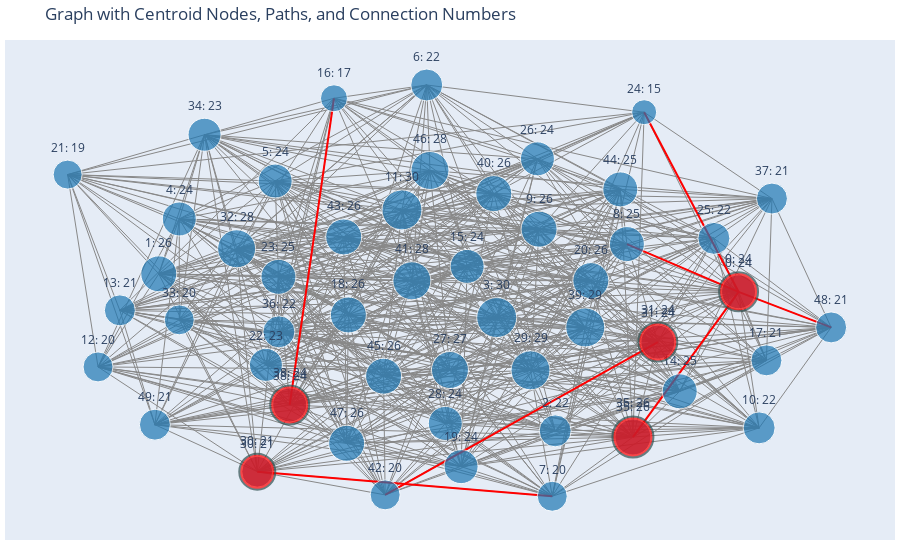

Notebook code cell kept with this figure:
### Code cell
#4TH ALGORITHM FOR AMAZON NETWORK
import networkx as nx
import random
import plotly.graph_objects as go

def choose_centroids(G, all_paths):
    cens_paths = {}
    
    for path in all_paths:
        if len(path) < 2:
            continue
        
        node1 = path[-2]
        node2 = path[-1]
        
        if G.degree(node1) > G.degree(node2):
            centroid_node = node1
        elif G.degree(node1) < G.degree(node2):
            centroid_node = node2
        else:
            centroid_node = max(node1, node2)
        
        if centroid_node not in cens_paths:
            cens_paths[centroid_node] = []
        
        cens_paths[centroid_node].append(path)
    
    return cens_paths

# Generate a random graph
G = nx.erdos_renyi_graph(50, 0.5, seed=42)

# Generate some random paths for demonstration
all_paths = [list(nx.shortest_path(G, source=random.choice(list(G.nodes())),
                                   target=random.choice(list(G.nodes()))))
             for _ in range(5)]

# Call the choose_centroids function
cens_paths = choose_centroids(G, all_paths)

# Plotting using Plotly
pos = nx.spring_layout(G, seed=42)  # Positions for all nodes

# Draw the graph
edge_trace = []
for edge in G.edges():
    x0, y0 = pos[edge[0]]
    x1, y1 = pos[edge[1]]
    edge_trace.append(go.Scatter(x=[x0, x1], y=[y0, y1],
                                 line=dict(width=1, color='#888'),
                                 hoverinfo='none',
                                 mode='lines'))

node_trace = go.Scatter(x=[], y=[], text=[], mode='markers+text',
                        hoverinfo='text', textposition="top center",
                        marker=dict(color=[], size=[], line=None))

for node in G.nodes():
    x, y = pos[node]
    node_trace['x'] += (x,)
    node_trace['y'] += (y,)
    connections = G.degree(node)
    node_trace['text'] += (f'{node}: {connections}',)
    node_trace['marker']['color'] += ('#1f78b4',)
    node_trace['marker']['size'] += (10 + connections,)  # Adjust size based on connections

# Highlight centroid nodes and their paths
centroid_trace = go.Scatter(x=[], y=[], text=[], mode='markers+text',
                            hoverinfo='text', textposition="top center",
                            marker=dict(color='red', size=[], line=dict(width=2, color='DarkSlateGrey')))

for centroid, paths in cens_paths.items():
    x, y = pos[centroid]
    centroid_trace['x'] += (x,)
    centroid_trace['y'] += (y,)
    connections = G.degree(centroid)
    centroid_trace['text'] += (f'{centroid}: {connections}',)
    centroid_trace['marker']['size'] += (15 + connections,)  # Adjust size based on connections
    
    for path in paths:
        path_edges = zip(path[:-1], path[1:])
        for edge in path_edges:
            x0, y0 = pos[edge[0]]
            x1, y1 = pos[edge[1]]
            edge_trace.append(go.Scatter(x=[x0, x1], y=[y0, y1],
                                         line=dict(width=2, color='red'),
                                         hoverinfo='none',
                                         mode='lines'))

fig = go.Figure(data=edge_trace + [node_trace, centroid_trace],
                layout=go.Layout(showlegend=False, hovermode='closest'))

fig.update_layout(title='Graph with Centroid Nodes, Paths, and Connection Numbers',
                  margin=dict(b=20, l=5, r=5, t=40),
                  xaxis=dict(showgrid=False, zeroline=False, showticklabels=False),
                  yaxis=dict(showgrid=False, zeroline=False, showticklabels=False))

fig.show()
